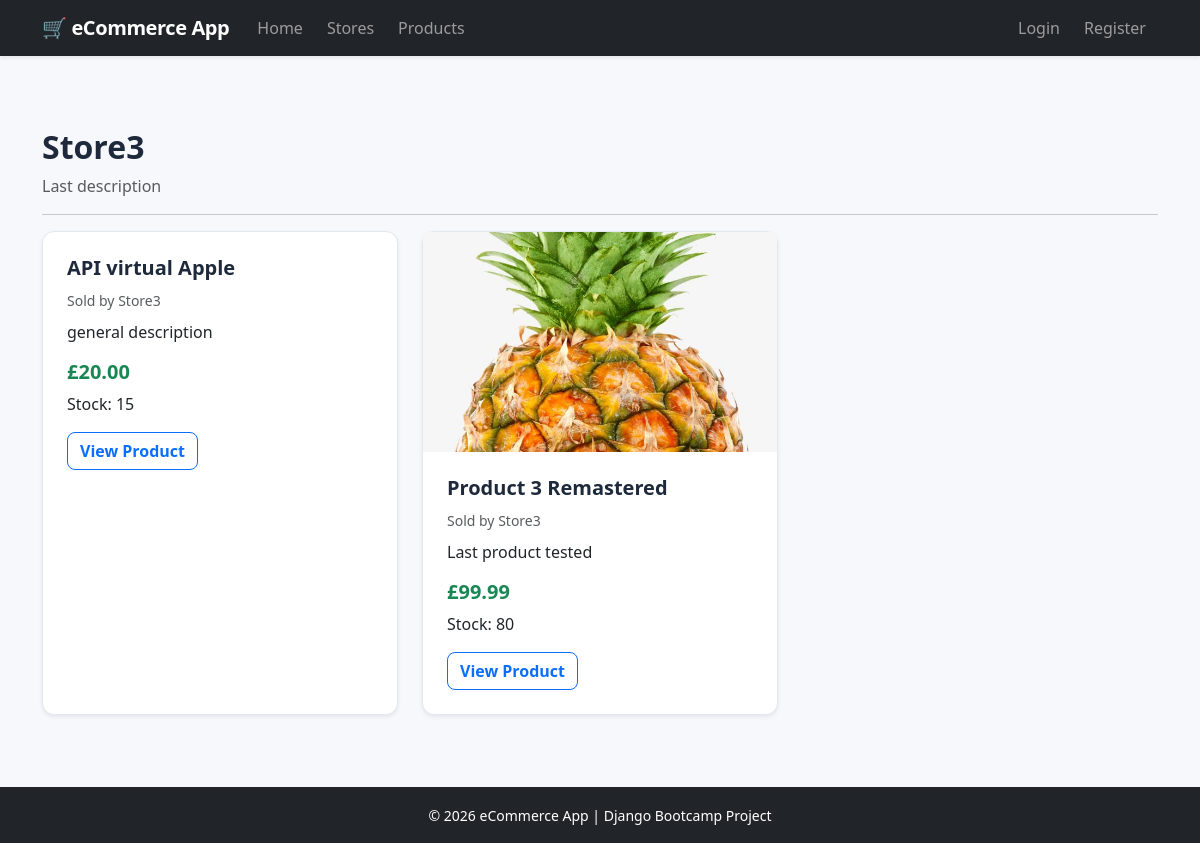
Page /stores/5/products/ on the committed database.
### Store/models.py (models this page shows, shortened)
class Store(models.Model):
    owner = models.ForeignKey(
        User,
        on_delete=models.CASCADE,
        related_name="stores"
    )
    name = models.CharField(max_length=100)
    description = models.TextField(blank=True)
    created_at = models.DateTimeField(auto_now_add=True)

class Product(models.Model):
    store = models.ForeignKey(
        Store,
        on_delete=models.CASCADE,
        related_name="products",
    )
    name = models.CharField(
        max_length=100
    )
    description = models.TextField(
        blank=True
    )
    price = models.DecimalField(
        max_digits=10,
        decimal_places=2,
    )
    stock = models.PositiveIntegerField(
        default=0
    )
    image = models.ImageField(
        upload_to="products/",
        blank=True,
        null=True,
    )
    available = models.BooleanField(
        default=True
    )
    created_at = models.DateTimeField(
        auto_now_add=True
    )
    updated_at = models.DateTimeField(
        auto_now=True
    )
    class Meta:
        ordering = ["name"]

### Store/views.py (the view)
# urls.py: path("stores/<int:pk>/products/", views.public_store_detail, name="public_store_detail"),
def public_store_detail(request, pk):
    store = get_object_or_404(Store, pk=pk)
    products = store.products.filter(
        available=True
    ).order_by("name")
    return render(
        request,
        "buyer/store_detail.html",
        {
            "store": store,
            "products": products,
        },
    )

### templates/buyer/store_detail.html (shortened to what this page needs)
{% extends "base.html" %}
{% block content %}
<h2>{{ store.name }}</h2>
<p class="text-muted">
{{ store.description }}
</p>
<hr>
<div class="row">
{% for product in products %}
<div class="col-md-4 mb-4">
    <div class="card shadow-sm h-100">
        {% if product.image %}
        <img
            src="{{ product.image.url }}"
            class="card-img-top"
            style="height:220px; object-fit:cover;">
        {% endif %}
        <div class="card-body">
            <h5>
                {{ product.name }}
            </h5>
            <small class="text-muted">
                Sold by {{ product.store.name }}
            </small>
            <p class="mt-2">
                {{ product.description|truncatewords:15 }}
            </p>
            <h5 class="text-success">
                £{{ product.price }}
            </h5>
            <p>
                Stock:
                {{ product.stock }}
            </p>
            <a
                href="{% url 'public_product_detail' product.id %}"
                class="btn btn-outline-primary">
                View Product
            </a>
        </div>
    </div>
</div>
{% empty %}
<div class="alert alert-warning">
This store has no products available.
</div>
{% endfor %}
</div>
{% endblock %}

### static/css/style.css (style rules this page uses)
:root { --app-bg: #f6f8fb; --app-border: #e2e8f0; --app-heading: #1e293b; }
body { background: var(--app-bg); color: #334155; }
h1, h2, h3, h4, h5, h6 { color: var(--app-heading); font-weight: 700; }
.card { border-color: var(--app-border); border-radius: 0.75rem; }
.card-body { padding: 1.5rem; }
.btn { border-radius: 0.5rem; font-weight: 600; }

### rows in the picture
Store: name "Store3", description "Last description"
Product: name "API virtual Apple", store.name "Store3", description "general description", price "20.00", stock "15"
Product: image (picture), name "Product 3 Remastered", store.name "Store3", description "Last product tested", price "99.99", stock "80"
